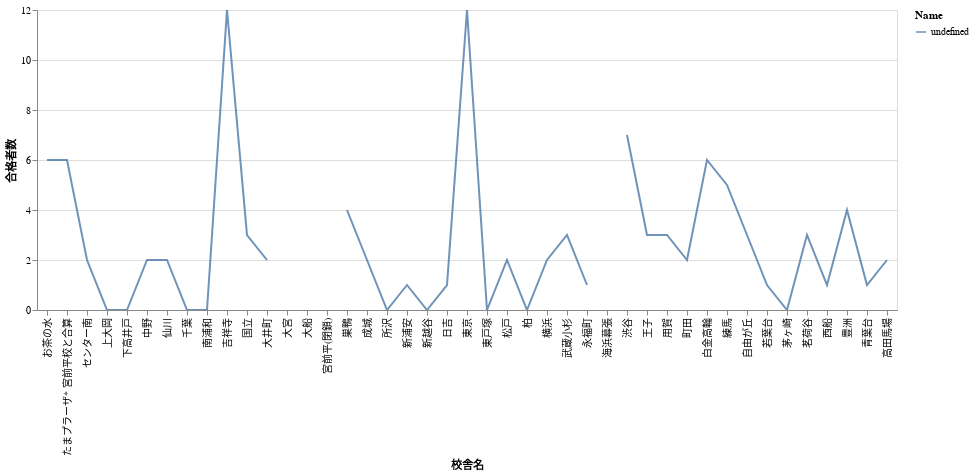

Notebook source saved alongside this figure:
### Code cell
chart = (
    alt.Chart(df_tsukukoma)
    .mark_line(opacity=0.8, clip=True)
    .encode(
        x='校舎名',
        y=alt.Y('合格者数:Q', stack=None),
        color='Name:N'
    )
)
chart

### Figure 1 — Vega-Lite specification as saved in the notebook (floating-point values rounded to 4 significant figures)
{"config": {"view": {"continuousWidth": 400, "continuousHeight": 300}}, "data": {"name": "data-c576aa3514b8c70d9d5b48c37d3311b3"}, "mark": {"type": "line", "clip": true, "opacity": 0.8}, "encoding": {"color": {"field": "Name", "type": "nominal"}, "x": {"field": "校舎名", "type": "nominal"}, "y": {"field": "合格者数", "stack": null, "type": "quantitative"}}, "$schema": "https://vega.github.io/schema/vega-lite/v4.17.0.json", "datasets": {"data-c576aa3514b8c70d9d5b48c37d3311b3": [{"校舎名": "東京", "合格者数": 12.0}, {"校舎名": "自由が丘", "合格者数": 3.0}, {"校舎名": "吉祥寺  ", "合格者数": 12.0}, {"校舎名": "横浜", "合格者数": 2.0}, {"校舎名": "巣鴨", "合格者数": 4.0}, {"校舎名": "練馬", "合格者数": 5.0}, {"校舎名": "大井町", "合格者数": 2.0}, {"校舎名": "王子", "合格者数": 3.0}, {"校舎名": "用賀", "合格者数": 3.0}, {"校舎名": "大船", "合格者数": 0.0}, {"校舎名": "白金高輪", "合格者数": 6.0}, {"校舎名": "西船", "合格者数": 1.0}, {"校舎名": "渋谷", "合格者数": 7.0}, {"校舎名": "たまプラーザ*\n宮前平校と合算", "合格者数": 6.0}, {"校舎名": "お茶の水", "合格者数": 6.0}, {"校舎名": "中野", "合格者数": 2.0}, {"校舎名": "南浦和", "合格者数": 0.0}, {"校舎名": "武蔵小杉", "合格者数": 3.0}, {"校舎名": "豊洲", "合格者数": 4.0}, {"校舎名": "柏", "合格者数": 0.0}, {"校舎名": "千葉", "合格者数": 0.0}, {"校舎名": "日吉", "合格者数": 1.0}, {"校舎名": "成城", "合格者数": 2.0}, {"校舎名": "国立", "合格者数": 3.0}, {"校舎名": "新浦安", "合格者数": 1.0}, {"校舎名": "青葉台", "合格者数": 1.0}, {"校舎名": "仙川", "合格者数": 2.0}, {"校舎名": "町田", "合格者数": 2.0}, {"校舎名": "高田馬場", "合格者数": 2.0}, {"校舎名": "海浜幕張", "合格者数": null}, {"校舎名": "下高井戸", "合格者数": 0.0}, {"校舎名": "茗荷谷", "合格者数": 3.0}, {"校舎名": "永福町", "合格者数": 1.0}, {"校舎名": "センター南", "合格者数": 2.0}, {"校舎名": "大宮", "合格者数": null}, {"校舎名": "東戸塚", "合格者数": 0.0}, {"校舎名": "若葉台", "合格者数": 1.0}, {"校舎名": "上大岡", "合格者数": 0.0}, {"校舎名": "宮前平(閉鎖)", "合格者数": null}, {"校舎名": "茅ヶ崎", "合格者数": 0.0}, {"校舎名": "所沢", "合格者数": 0.0}, {"校舎名": "新越谷", "合格者数": 0.0}, {"校舎名": "松戸", "合格者数": 2.0}]}}
